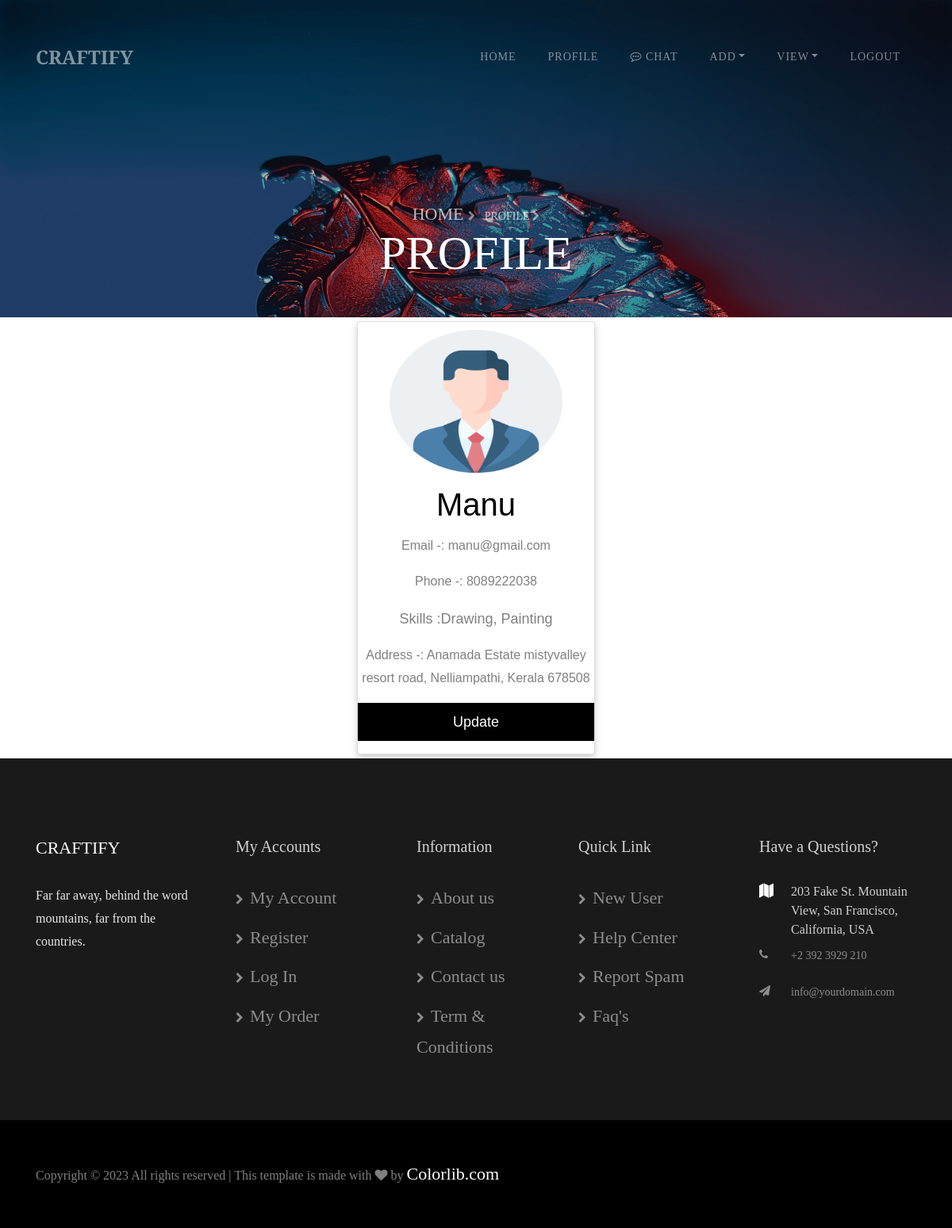
Screenshot of /profile/ (signed in) with the database file from the repository.
### CraftifyApp/models.py (models this page shows)
class Artist(models.Model):
    name = models.CharField(max_length=100)
    email = models.EmailField(max_length=100)
    phone = models.IntegerField()
    skills = models.CharField(max_length=200)
    image1 = models.ImageField(upload_to="image")
    image2 = models.ImageField(upload_to="image")
    image3 = models.ImageField(upload_to="image")
    address = models.CharField(max_length=300)
    status = models.CharField(max_length=100, default="Not Paid")
    loginid = models.ForeignKey(Login, on_delete=models.CASCADE, default=1)
    def __str__(self):
        return self.name

### CraftifyApp/views.py (the view)
# urls.py: path("profile/", views.profile),
def profile(request):
    uid = request.session["uid"]
    myProfile = Artist.objects.get(loginid_id__id=uid)
    print(myProfile)
    return render(request, "ARTIST/profile.html", {"myProfile": myProfile})

### templates/ARTIST/profile.html (shortened to what this page needs)
{% extends 'ARTIST/artistBase.html' %}
{% block header %}
<section class="hero-wrap hero-wrap-2" style="background-image: url('../static/images/bg_2.jpg');"
    data-stellar-background-ratio="0.5">
    <div class="overlay"></div>
    <div class="container">
        <div class="row no-gutters slider-text align-items-end justify-content-center">
            <div class="col-md-9 ftco-animate mb-5 text-center">
                <p class="breadcrumbs mb-0"><span class="mr-2"><a href="/adminHome">Home <i
                                class="fa fa-chevron-right"></i></a></span> <span>Profile <i
                            class="fa fa-chevron-right"></i></span></p>
                <h2 class="mb-0 bread">PROFILE</h2>
            </div>
        </div>
    </div>
</section>
<div class="card">
    <center> <img src="/static/images/profile.png" height="200px" width="100px" alt="{{myProfile.name}}"
            style="width:80%;padding: 10px;"></center>
    <h1>{{myProfile.name}}</h1>
    <p><b>Email -: {{myProfile.email}}</b></p>
    <p><b>Phone -: {{myProfile.phone}}</b></p>
    <p class="title"><b>Skills :</b>{{myProfile.skills}}</p>
    <p><b>Address -: {{myProfile.address}}</b></p>
    <p><a id="link" href="/updateProfile">Update</a></p>
</div>
{% endblock %}

### templates/ARTIST/profile.html (style rules this page uses)
.card { box-shadow: 0 4px 8px 0 rgba(0, 0, 0, 0.2); max-width: 300px; margin: auto; margin-top: 5px; margin-bottom: 5px; text-align: center; font-family: arial; }
.title { color: grey; font-size: 18px; }
a { text-decoration: none; font-size: 22px; color: black; }
#link { border: none; outline: 0; display: inline-block; padding: 8px; color: white; background-color: #000; text-align: center; cursor: pointer; width: 100%; font-size: 18px; }

### rows the page displays
Artist: name "Manu", email "manu@gmail.com", phone "8089222038", skills "Drawing, Painting", address "Anamada Estate mistyvalley resort road, Nelliampathi, Kerala 678508"
